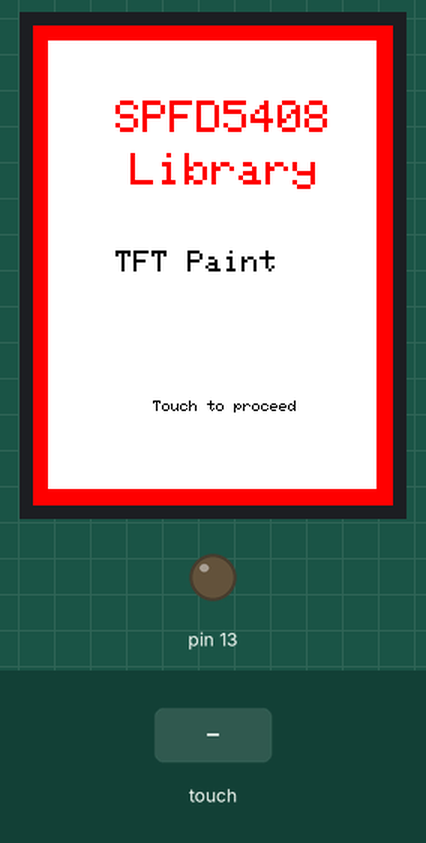
This sketch was run on a simulated Arduino Uno, built with avr-gcc and run on an emulated ATmega328P. Parts: 240×320 colour display, output pins drawn as LEDs (lit = HIGH). The inputs (shaded band) are chosen by the test bench. What the sketch prints to the serial monitor is not drawn.

Above: at 1.0 s.
1.1 s: touch panel pressed at 13 % / 10 % of its raw x / y range
At 1.27 s:
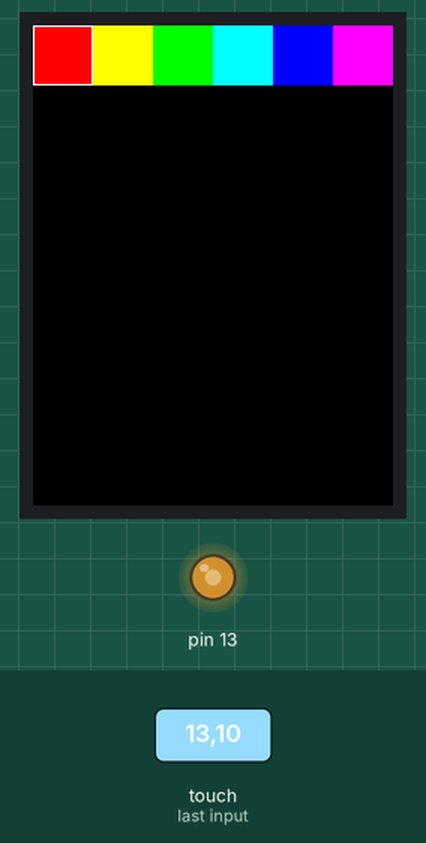
At 1.7 s:
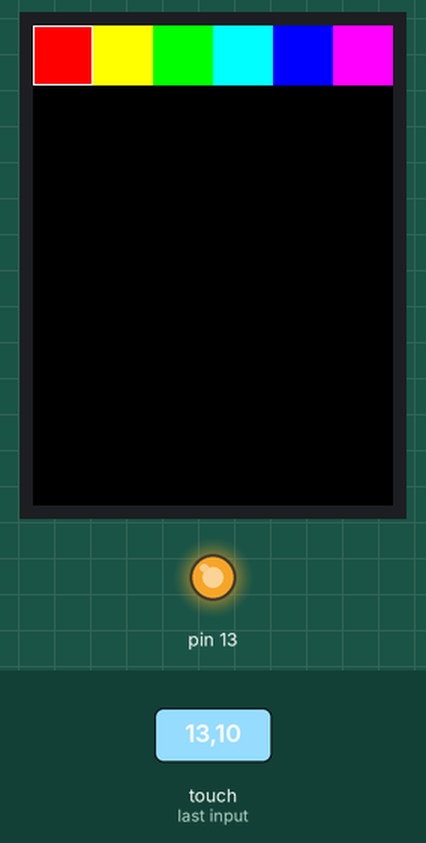
2.8 s: touch panel pressed at 13 % / 30 % of its raw x / y range
At 2.92 s:
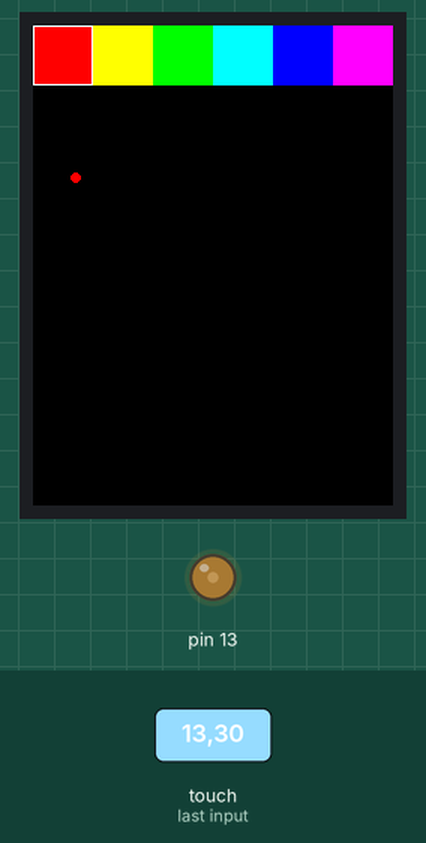
Timing chart, 0 to 5.8 s (numbered marks = the images above; inputs shaded):
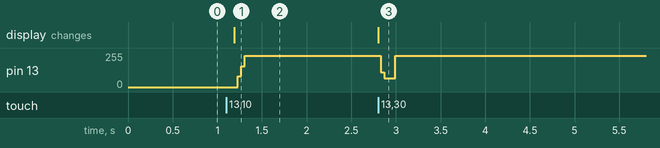

The sketch:

m328p-tft-paint.ino
```cpp
#include <SPFD5408_Adafruit_GFX.h>
#include <SPFD5408_Adafruit_TFTLCD.h>
#include <SPFD5408_TouchScreen.h>

// When using the BREAKOUT BOARD only, use these 8 data lines to the LCD:
// For the Arduino Uno, Duemilanove, Diecimila, etc. (Notice these are NOT in order!)
// D0 connects to digital pin 8
// D1 connects to digital pin 9
// D2 connects to digital pin 2
// D3 connects to digital pin 3
// D4 connects to digital pin 4
// D5 connects to digital pin 5
// D6 connects to digital pin 6
// D7 connects to digital pin 7

#define YP A1 // must be an analog pin, use "An" notation!
#define XM A2 // must be an analog pin, use "An" notation!
#define YM 7  // can be a digital pin
#define XP 6  // can be a digital pin

// Calibrate values
#define TS_MINX 125 // 150
#define TS_MINY 85  // 120
#define TS_MAXX 965 // 920
#define TS_MAXY 905 // 940

#define LCD_CS    A3
#define LCD_CD    A2
#define LCD_WR    A1
#define LCD_RD    A0
#define LCD_RESET A4 // optional

// Assign human-readable names to some common 16-bit color values:
#define BLACK   0x0000
#define BLUE    0x001F
#define RED     0xF800
#define GREEN   0x07E0
#define CYAN    0x07FF
#define MAGENTA 0xF81F
#define YELLOW  0xFFE0
#define WHITE   0xFFFF

#define BOXSIZE     40
#define PENRADIUS   3
#define MINPRESSURE 10
#define MAXPRESSURE 1000

// For better pressure precision, we need to know the resistance between X+ and X- Use any multimeter to read it
// For the one we're using, its 300 ohms across the X plate
TouchScreen ts = TouchScreen(XP, YP, XM, YM, 300);
Adafruit_TFTLCD tft(LCD_CS, LCD_CD, LCD_WR, LCD_RD, LCD_RESET);
int oldcolor, currentcolor;

void setup(void) {
  tft.reset();
  Serial.begin(9600);
  Serial.println("Paint!");
  Serial.println(tft.readID());
  tft.begin(0x9341);
  tft.setRotation(2);

  drawBorder();

  // Initial screen
  tft.setCursor(55, 50);
  tft.setTextSize(3);
  tft.setTextColor(RED);
  tft.println("SPFD5408");
  tft.setCursor(65, 85);
  tft.println("Library");
  tft.setCursor(55, 150);
  tft.setTextSize(2);
  tft.setTextColor(BLACK);
  tft.println("TFT Paint");
  tft.setCursor(80, 250);
  tft.setTextSize(1);
  tft.setTextColor(BLACK);
  tft.println("Touch to proceed");

  // Wait touch
  waitOneTouch();

  // Paint
  tft.fillScreen(BLACK);
  tft.fillRect(0,         0, BOXSIZE, BOXSIZE, RED);
  tft.fillRect(BOXSIZE,   0, BOXSIZE, BOXSIZE, YELLOW);
  tft.fillRect(BOXSIZE*2, 0, BOXSIZE, BOXSIZE, GREEN);
  tft.fillRect(BOXSIZE*3, 0, BOXSIZE, BOXSIZE, CYAN);
  tft.fillRect(BOXSIZE*4, 0, BOXSIZE, BOXSIZE, BLUE);
  tft.fillRect(BOXSIZE*5, 0, BOXSIZE, BOXSIZE, MAGENTA);
  // tft.fillRect(BOXSIZE*6, 0, BOXSIZE, BOXSIZE, WHITE);

  tft.drawRect(0, 0, BOXSIZE, BOXSIZE, WHITE);
  currentcolor = RED;

  pinMode(13, OUTPUT);
}

void loop() {
  digitalWrite(13, HIGH);
  TSPoint p = ts.getPoint();
  digitalWrite(13, LOW);

  // if sharing pins, you'll need to fix the directions of the touchscreen pins
  // pinMode(XP, OUTPUT);
  pinMode(XM, OUTPUT);
  pinMode(YP, OUTPUT);
  // pinMode(YM, OUTPUT);

  // we have some minimum pressure we consider 'valid' pressure of 0 means no pressing!
  if (p.z > MINPRESSURE && p.z < MAXPRESSURE) {
    // Serial.print("X = "); Serial.print(p.x);
    // Serial.print("\tY = "); Serial.print(p.y);
    // Serial.print("\tPressure = "); Serial.println(p.z);

    if (p.y < (TS_MINY-5)) {
      Serial.println("erase");
      // press the bottom of the screen to erase
      tft.fillRect(0, BOXSIZE, tft.width(), tft.height()-BOXSIZE, BLACK);
    }
    // scale from 0->1023 to tft.width

    p.x = map(p.x, TS_MINX, TS_MAXX, 0, tft.width());
    p.y = map(p.y, TS_MINY, TS_MAXY, 0, tft.height());;

    // Serial.print("("); Serial.print(p.x);
    // Serial.print(", "); Serial.print(p.y);
    // Serial.println(")");

    if (p.y < BOXSIZE) {
      oldcolor = currentcolor;

      if (p.x < BOXSIZE) {
        currentcolor = RED;
        tft.drawRect(0, 0, BOXSIZE, BOXSIZE, WHITE);
      } else if (p.x < BOXSIZE*2) {
        currentcolor = YELLOW;
        tft.drawRect(BOXSIZE, 0, BOXSIZE, BOXSIZE, WHITE);
      } else if (p.x < BOXSIZE*3) {
        currentcolor = GREEN;
        tft.drawRect(BOXSIZE*2, 0, BOXSIZE, BOXSIZE, WHITE);
      } else if (p.x < BOXSIZE*4) {
        currentcolor = CYAN;
        tft.drawRect(BOXSIZE*3, 0, BOXSIZE, BOXSIZE, WHITE);
      } else if (p.x < BOXSIZE*5) {
        currentcolor = BLUE;
        tft.drawRect(BOXSIZE*4, 0, BOXSIZE, BOXSIZE, WHITE);
      } else if (p.x < BOXSIZE*6) {
        currentcolor = MAGENTA;
        tft.drawRect(BOXSIZE*5, 0, BOXSIZE, BOXSIZE, WHITE);
      }

      if (oldcolor != currentcolor) {
        if (oldcolor == RED)     tft.fillRect(0,         0, BOXSIZE, BOXSIZE, RED);
        if (oldcolor == YELLOW)  tft.fillRect(BOXSIZE,   0, BOXSIZE, BOXSIZE, YELLOW);
        if (oldcolor == GREEN)   tft.fillRect(BOXSIZE*2, 0, BOXSIZE, BOXSIZE, GREEN);
        if (oldcolor == CYAN)    tft.fillRect(BOXSIZE*3, 0, BOXSIZE, BOXSIZE, CYAN);
        if (oldcolor == BLUE)    tft.fillRect(BOXSIZE*4, 0, BOXSIZE, BOXSIZE, BLUE);
        if (oldcolor == MAGENTA) tft.fillRect(BOXSIZE*5, 0, BOXSIZE, BOXSIZE, MAGENTA);
      }
    }

    if (((p.y-PENRADIUS) > BOXSIZE) && ((p.y+PENRADIUS) < tft.height())) {
      tft.fillCircle(p.x, p.y, PENRADIUS, currentcolor);
    }
  }
}

TSPoint waitOneTouch() {
  TSPoint p;
  do {
    p = ts.getPoint();
    pinMode(XM, OUTPUT); //Pins configures again for TFT control
    pinMode(YP, OUTPUT);
  } while((p.z < MINPRESSURE )|| (p.z > MAXPRESSURE));
  return p;
}

void drawBorder () {
  uint16_t width = tft.width() - 1;
  uint16_t height = tft.height() - 1;
  uint8_t border = 10;
  tft.fillScreen(RED);
  tft.fillRect(border, border, (width - border * 2), (height - border * 2), WHITE);
}
```

Measured:
- after the input at 1.1 s, pin 13: 0/255 → 236/255 after 0.13 s; the display: changes after 0.09 s (image 1)
- after the input at 2.8 s, pin 13: 236/255 → 67/255 at once, → 233/255 0.16 s later; the display: changes at once (image 3)
